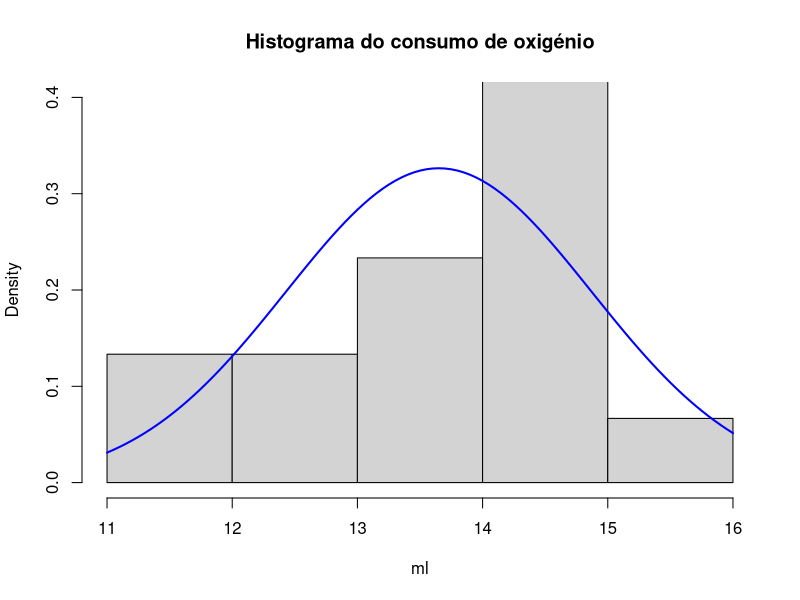
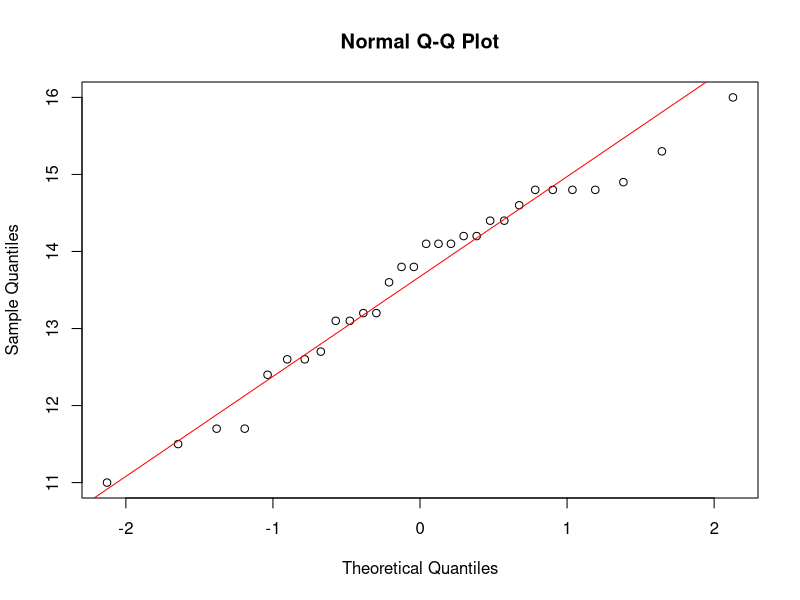
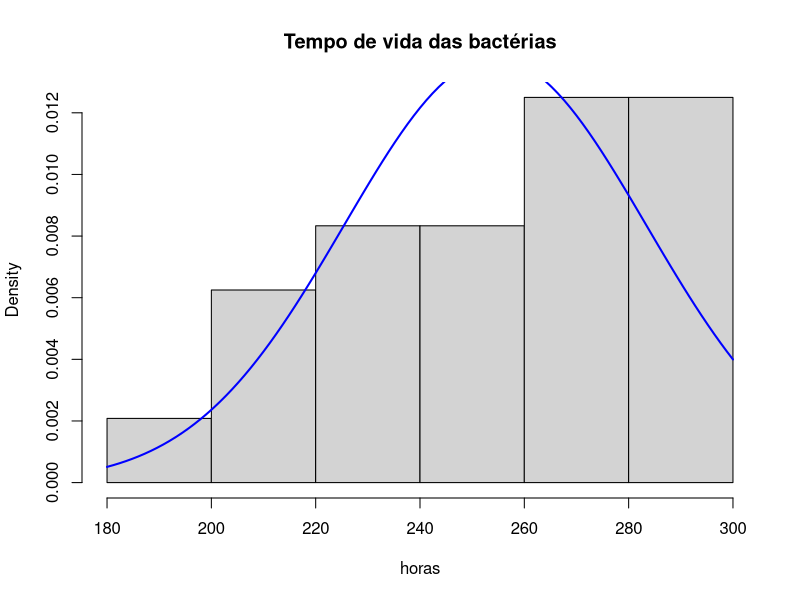
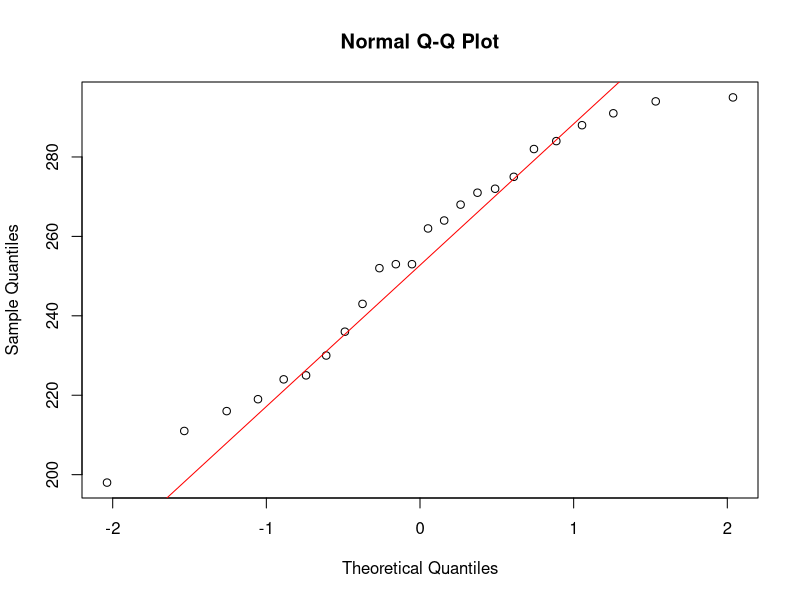
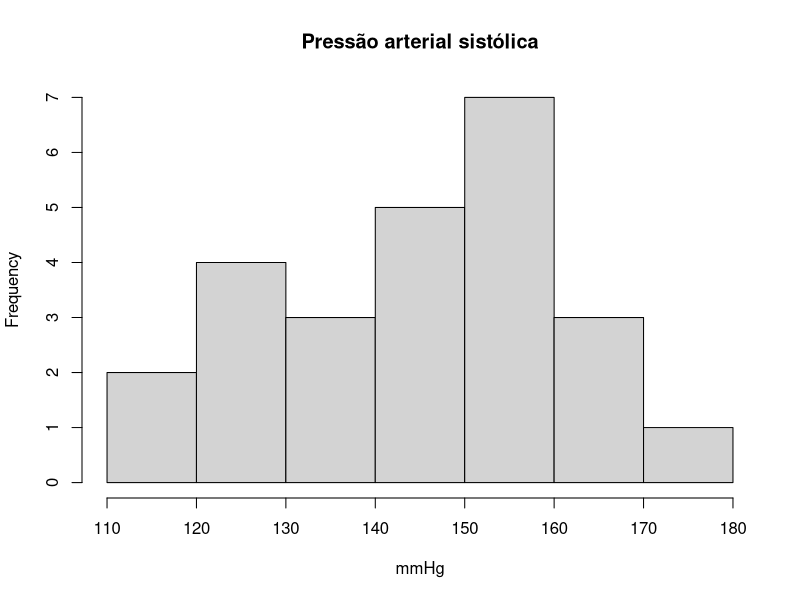
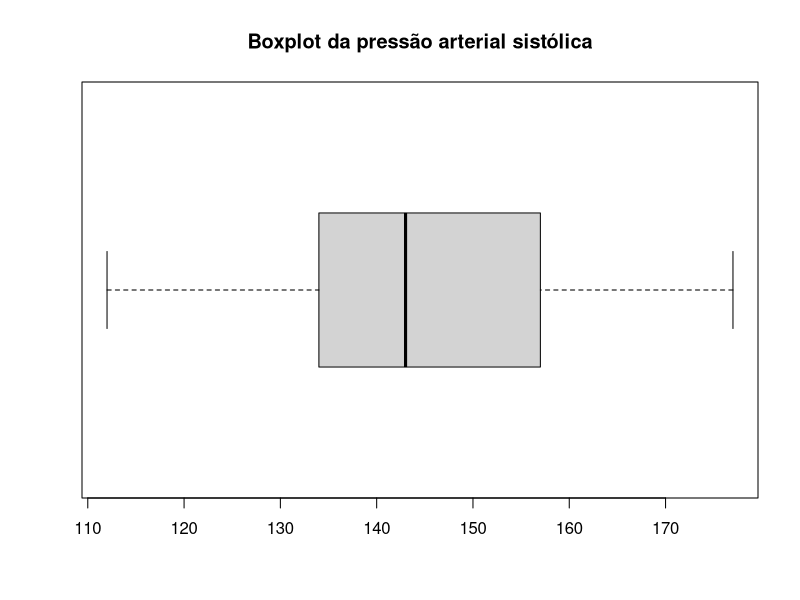
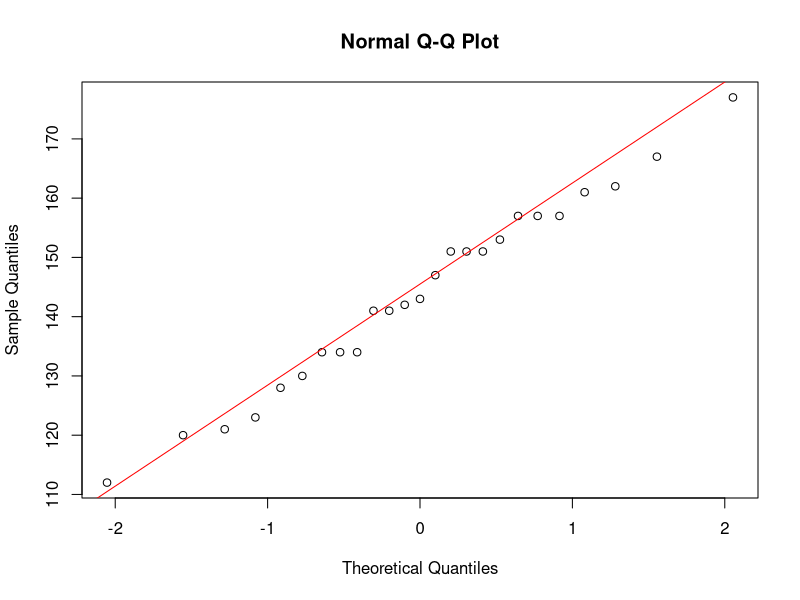

Write R code to recreate these figures, in order.
# ============================================================
# Estatística Aplicada
# Grupo de Exercícios de Revisão — Inferência Estatística
# Exercícios 1 a 5
# ============================================================

# Pacotes necessários
# install.packages("pwr")   # rodar uma vez, se ainda não tiver o pacote
library(pwr)


# ------------------------------------------------------------
# Exercício 1
# ------------------------------------------------------------
# Peso da glândula pituitária em 4 ratinhos: média = 9.0 mg, desvio padrão = 0.6 mg
# IC a 95% para a média populacional

alpha <- 0.05
n <- 4
mean.peso <- 9.0
sd.peso <- 0.6

IC.low  <- mean.peso - sd.peso / sqrt(n) * qt(1 - alpha / 2, df = n - 1)
IC.high <- mean.peso + sd.peso / sqrt(n) * qt(1 - alpha / 2, df = n - 1)

cat("IC a 95% para o peso médio da glândula pituitária: [", IC.low, ",", IC.high, "]\n")

# Hipótese necessária para a validade do IC: a população (peso da glândula)
# segue uma distribuição Normal, já que n = 4 é muito pequeno e não é
# possível invocar o Teorema do Limite Central.


# ------------------------------------------------------------
# Exercício 2
# ------------------------------------------------------------
# Consumo de oxigénio (ml) em 30 suspensões celulares
# H0: mu = 12   vs   H1: mu != 12   (alpha = 0.05)

dados2 <- c(14.2, 13.8, 14.2, 14.4, 11.5, 16.0, 14.9, 15.3, 13.8, 14.8,
            13.2, 14.4, 12.6, 14.1, 13.1, 11.7, 14.8, 14.1, 13.1, 13.6,
            14.1, 14.8, 11.7, 12.4, 12.6, 11.0, 13.2, 14.6, 12.7, 14.8)

# Conferência dos somatórios dados no enunciado
sum(dados2)      # deve dar 409.5
sum(dados2^2)    # deve dar 5632.99

# Avaliação gráfica de normalidade
hist(dados2, freq = FALSE, ylim = range(0, 0.4),
     main = "Histograma do consumo de oxigénio", xlab = "ml")
curve(dnorm(x, mean(dados2), sd(dados2)), add = TRUE, col = "blue", lwd = 2)

qqnorm(dados2)
qqline(dados2, col = "red")

# Proporção de observações dentro de média +/- 2*sd (esperado ~95% se Normal)
L <- mean(dados2) - 2 * sd(dados2)
U <- mean(dados2) + 2 * sd(dados2)
length(dados2[dados2 >= L & dados2 <= U]) / length(dados2)

# Teste t para uma amostra
teste2 <- t.test(dados2, mu = 12, alternative = "two.sided", conf.level = 0.95)
teste2
# t = 7.395, df = 29, p-value ~ 3.79e-08 (<< 0.05) -> Rejeita-se H0.
# Conclusão: há evidência suficiente para concluir que o consumo médio de
# oxigénio das células é diferente de 12 ml.


# ------------------------------------------------------------
# Exercício 3
# ------------------------------------------------------------
# Tempo de vida (horas) de 24 bactérias.
# Laboratório A afirma mu > 250h; Laboratório B testa essa afirmação.
# H0: mu <= 250   vs   H1: mu > 250   (alpha = 0.05, teste unilateral à direita)

dados3 <- c(271, 198, 219, 225, 253, 262, 224, 291, 264, 211, 268, 243,
            230, 275, 284, 282, 216, 288, 253, 236, 295, 252, 272, 294)

sum(dados3)      # 6106
sum(dados3^2)    # 1572790

hist(dados3, freq = FALSE, main = "Tempo de vida das bactérias", xlab = "horas")
curve(dnorm(x, mean(dados3), sd(dados3)), add = TRUE, col = "blue", lwd = 2)
qqnorm(dados3); qqline(dados3, col = "red")

teste3 <- t.test(dados3, mu = 250, alternative = "greater", conf.level = 0.95)
teste3
# t = 0.7465, df = 23, p-value = 0.2315 (> 0.05) -> Não se rejeita H0.
# (No SPSS, como o teste lá é sempre bilateral, dividir o p-value por 2.)
# Conclusão: os dados não fornecem evidência suficiente para confirmar a
# afirmação do laboratório A.

# Como não se rejeitou H0 -> análise de potência
d3 <- (mean(dados3) - 250) / sd(dados3)   # tamanho de efeito de Cohen
pwr.t.test(n = length(dados3), d = d3, sig.level = 0.05,
           type = "one.sample", alternative = "greater")
# A potência calculada mostra a probabilidade de detetar corretamente um
# efeito desta magnitude, com esta dimensão amostral e este nível de significância.


# ------------------------------------------------------------
# Exercício 4
# ------------------------------------------------------------
# Consumo energético diário em 242 mulheres americanas (> 30 anos)
# Apenas estatísticas-resumo disponíveis (sem dados brutos) -> cálculo "à mão" em R
# H0: mu = 7725   vs   H1: mu != 7725   (alpha = 0.01)

n4     <- 242
mean4  <- 6992.6
sd4    <- 1176.83
mu0_4  <- 7725
alpha4 <- 0.01

se4 <- sd4 / sqrt(n4)
z4  <- (mean4 - mu0_4) / se4
p4  <- 2 * (1 - pnorm(abs(z4)))

cat("z =", z4, " | p-value =", p4, "\n")

IC4.low  <- mean4 - qnorm(1 - alpha4 / 2) * se4
IC4.high <- mean4 + qnorm(1 - alpha4 / 2) * se4
cat("IC a 99% para o consumo médio: [", IC4.low, ",", IC4.high, "]\n")
# z ~ -9.68, p-value ~ 0 (< 0.01) -> Rejeita-se H0.
# O valor de referência (7725 kJ) fica fora do IC a 99%, confirmando que o
# consumo médio diário é significativamente diferente do recomendado.


# ------------------------------------------------------------
# Exercício 5
# ------------------------------------------------------------
# Pressão arterial sistólica (mmHg) em 25 indivíduos com patologia cardíaca

dados5 <- c(162, 177, 151, 167, 141, 153, 143, 157, 123, 161, 147, 157, 141,
            157, 151, 134, 134, 128, 151, 112, 142, 121, 130, 134, 120)

# (a) Análise gráfica de simetria
hist(dados5, main = "Pressão arterial sistólica", xlab = "mmHg")
boxplot(dados5, main = "Boxplot da pressão arterial sistólica", horizontal = TRUE)
qqnorm(dados5); qqline(dados5, col = "red")
# O histograma, o boxplot e o Q-Q plot permitem avaliar visualmente se a
# distribuição é razoavelmente simétrica.

# (b) Descrição numérica
summary(dados5)     # mínimo, quartis, mediana, máximo
mean(dados5)
sd(dados5)
var(dados5)
IQR(dados5)          # Q3 - Q1
# Média amostral = 143.76 mmHg -> superior a 140 mmHg.

# (c) Teste de hipóteses: H0: mu <= 140   vs   H1: mu > 140   (alpha = 0.01)
teste5 <- t.test(dados5, mu = 140, alternative = "greater", conf.level = 0.99)
teste5
# t = 1.1587, df = 24, p-value = 0.129 (> 0.01) -> Não se rejeita H0.
# IC a 99% (unilateral): [135.67, +Inf[ -> contém 140, confirmando a não rejeição.

# Como não se rejeitou H0 -> análise de potência
d5 <- (mean(dados5) - 140) / sd(dados5)
pwr.t.test(n = length(dados5), d = d5, sig.level = 0.01,
           type = "one.sample", alternative = "greater")

# (d) Cálculo "à mão" do valor-p a partir da estatística t
t.obs5   <- (mean(dados5) - 140) / (sd(dados5) / sqrt(length(dados5)))
p.valor5 <- 1 - pt(t.obs5, df = length(dados5) - 1)
cat("t =", t.obs5, " | valor-p =", p.valor5, "\n")
